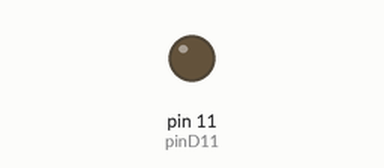
Simulated run of this sketch. Board: Arduino Uno, built with avr-gcc and run on an emulated ATmega328P. Shown: output pins drawn as LEDs (lit = HIGH).

Above: at 0.15 s.
At 39.84 s:
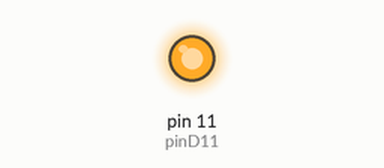
Timing chart, 0 to 40.0 s (numbered marks = the images above):
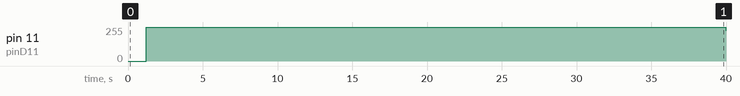

Measured:
- by itself, pin 11 (pinD11): 0/255 → 255/255 at 1.2 s, → 232/255 38.8 s later

The sketch:

pwm_sweep.ino
```cpp
int pinD11 = 11;

void setup()
{
  pinMode(pinD11, OUTPUT);  // pwm output on digital pin 11, duty resoultion 1/255, pulse duration 1/500 s
}


void loop()
{

  // upcount
  for(int i=10;i<=255;i=i+1)
  {

    analogWrite(pinD11,i);

    delay (5);

  }

  // down count
  for(int i=255;i>=20;i=i-1)
  {

    analogWrite(pinD11,i);

    delay (5);

  }
}
```
